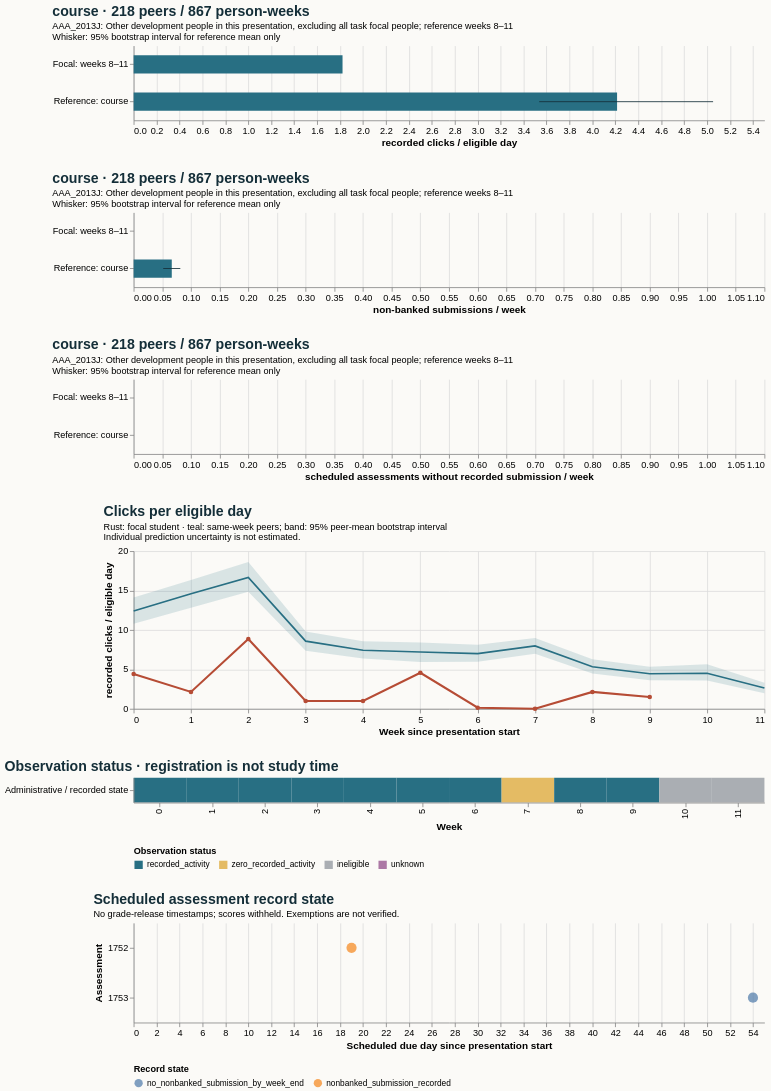

Here is the Vega-Lite specification saved for this chart:
### Vega-Lite specification from a JSON file in a GitHub repository (floating-point values rounded to 4 significant figures)
{"$schema": "https://vega.github.io/schema/vega-lite/v5.20.1.json", "config": {"axis": {"labelFontSize": 11, "titleFontSize": 12}, "background": "#fbfaf7", "font": "sans-serif", "title": {"anchor": "start", "color": "#142e38", "fontSize": 17, "subtitleFontSize": 11}, "view": {"continuousHeight": 300, "continuousWidth": 300, "stroke": null}}, "datasets": {"data-0161b79895f3c55d1539ab7d55862fba": [{"end_day": 6, "focal_value": 4.429, "peer_ci_high": 14.11, "peer_ci_low": 10.8, "peer_mean": 12.4, "peer_observations": 221, "peer_people": 221, "reference": "course", "unit": "recorded clicks / eligible day", "week": 0}, {"end_day": 13, "focal_value": 2.143, "peer_ci_high": 16.34, "peer_ci_low": 12.81, "peer_mean": 14.6, "peer_observations": 221, "peer_people": 221, "reference": "course", "unit": "recorded clicks / eligible day", "week": 1}, {"end_day": 20, "focal_value": 8.857, "peer_ci_high": 18.61, "peer_ci_low": 14.84, "peer_mean": 16.65, "peer_observations": 219, "peer_people": 219, "reference": "course", "unit": "recorded clicks / eligible day", "week": 2}, {"end_day": 27, "focal_value": 1.0, "peer_ci_high": 9.806, "peer_ci_low": 7.35, "peer_mean": 8.588, "peer_observations": 219, "peer_people": 219, "reference": "course", "unit": "recorded clicks / eligible day", "week": 3}, {"end_day": 34, "focal_value": 1.0, "peer_ci_high": 8.578, "peer_ci_low": 6.372, "peer_mean": 7.428, "peer_observations": 219, "peer_people": 219, "reference": "course", "unit": "recorded clicks / eligible day", "week": 4}, {"end_day": 41, "focal_value": 4.571, "peer_ci_high": 8.417, "peer_ci_low": 5.925, "peer_mean": 7.212, "peer_observations": 218, "peer_people": 218, "reference": "course", "unit": "recorded clicks / eligible day", "week": 5}, {"end_day": 48, "focal_value": 0.1429, "peer_ci_high": 8.14, "peer_ci_low": 5.981, "peer_mean": 7.002, "peer_observations": 218, "peer_people": 218, "reference": "course", "unit": "recorded clicks / eligible day", "week": 6}, {"end_day": 55, "focal_value": 0.0, "peer_ci_high": 8.994, "peer_ci_low": 6.971, "peer_mean": 7.978, "peer_observations": 218, "peer_people": 218, "reference": "course", "unit": "recorded clicks / eligible day", "week": 7}, {"end_day": 62, "focal_value": 2.143, "peer_ci_high": 6.298, "peer_ci_low": 4.468, "peer_mean": 5.34, "peer_observations": 218, "peer_people": 218, "reference": "course", "unit": "recorded clicks / eligible day", "week": 8}, {"end_day": 69, "focal_value": 1.5, "peer_ci_high": 5.334, "peer_ci_low": 3.608, "peer_mean": 4.446, "peer_observations": 217, "peer_people": 217, "reference": "course", "unit": "recorded clicks / eligible day", "week": 9}, {"end_day": 76, "focal_value": null, "peer_ci_high": 5.647, "peer_ci_low": 3.58, "peer_mean": 4.512, "peer_observations": 217, "peer_people": 217, "reference": "course", "unit": "recorded clicks / eligible day", "week": 10}, {"end_day": 83, "focal_value": null, "peer_ci_high": 3.295, "peer_ci_low": 1.986, "peer_mean": 2.639, "peer_observations": 215, "peer_people": 215, "reference": "course", "unit": "recorded clicks / eligible day", "week": 11}], "data-2152d33f5a70c1bb2c5dca03c4603871": [{"as_of_day": 20, "assessment_id": 1752, "course": "AAA_2013J", "due_day": 19, "person_id": 334333, "score_status": "withheld_release_time_unknown", "state": "nonbanked_submission_recorded", "week": 2}, {"as_of_day": 55, "assessment_id": 1753, "course": "AAA_2013J", "due_day": 54, "person_id": 334333, "score_status": "withheld_release_time_unknown", "state": "no_nonbanked_submission_by_week_end", "week": 7}], "data-770ce5d87c1c8bea199b2664b3a9bcb9": [{"hi": null, "lo": null, "series": "Focal: weeks 8–11", "value": 0.0}, {"hi": 0.0, "lo": 0.0, "series": "Reference: course", "value": 0.0}], "data-baef6699f21648b78d64938a6e0f6288": [{"hi": null, "lo": null, "series": "Focal: weeks 8–11", "value": 1.821}, {"hi": 5.052, "lo": 3.536, "series": "Reference: course", "value": 4.215}], "data-ccbcc4e86afc203ab0bf710db996cb02": [{"eligible_days": 7.0, "end_day": 6, "logging_completeness": "unknown", "observation_status": "recorded_activity", "row": "Administrative / recorded state", "score_status": "withheld_release_time_unknown", "start_day": 0, "value": 4.429, "week": 0}, {"eligible_days": 7.0, "end_day": 13, "logging_completeness": "unknown", "observation_status": "recorded_activity", "row": "Administrative / recorded state", "score_status": "withheld_release_time_unknown", "start_day": 7, "value": 2.143, "week": 1}, {"eligible_days": 7.0, "end_day": 20, "logging_completeness": "unknown", "observation_status": "recorded_activity", "row": "Administrative / recorded state", "score_status": "withheld_release_time_unknown", "start_day": 14, "value": 8.857, "week": 2}, {"eligible_days": 7.0, "end_day": 27, "logging_completeness": "unknown", "observation_status": "recorded_activity", "row": "Administrative / recorded state", "score_status": "withheld_release_time_unknown", "start_day": 21, "value": 1.0, "week": 3}, {"eligible_days": 7.0, "end_day": 34, "logging_completeness": "unknown", "observation_status": "recorded_activity", "row": "Administrative / recorded state", "score_status": "withheld_release_time_unknown", "start_day": 28, "value": 1.0, "week": 4}, {"eligible_days": 7.0, "end_day": 41, "logging_completeness": "unknown", "observation_status": "recorded_activity", "row": "Administrative / recorded state", "score_status": "withheld_release_time_unknown", "start_day": 35, "value": 4.571, "week": 5}, {"eligible_days": 7.0, "end_day": 48, "logging_completeness": "unknown", "observation_status": "recorded_activity", "row": "Administrative / recorded state", "score_status": "withheld_release_time_unknown", "start_day": 42, "value": 0.1429, "week": 6}, {"eligible_days": 7.0, "end_day": 55, "logging_completeness": "unknown", "observation_status": "zero_recorded_activity", "row": "Administrative / recorded state", "score_status": "withheld_release_time_unknown", "start_day": 49, "value": 0.0, "week": 7}, {"eligible_days": 7.0, "end_day": 62, "logging_completeness": "unknown", "observation_status": "recorded_activity", "row": "Administrative / recorded state", "score_status": "withheld_release_time_unknown", "start_day": 56, "value": 2.143, "week": 8}, {"eligible_days": 2.0, "end_day": 69, "logging_completeness": "unknown", "observation_status": "recorded_activity", "row": "Administrative / recorded state", "score_status": "withheld_release_time_unknown", "start_day": 63, "value": 1.5, "week": 9}, {"eligible_days": 0.0, "end_day": 76, "logging_completeness": "unknown", "observation_status": "ineligible", "row": "Administrative / recorded state", "score_status": "withheld_release_time_unknown", "start_day": 70, "value": null, "week": 10}, {"eligible_days": 0.0, "end_day": 83, "logging_completeness": "unknown", "observation_status": "ineligible", "row": "Administrative / recorded state", "score_status": "withheld_release_time_unknown", "start_day": 77, "value": null, "week": 11}], "data-f733d33dc84a4bdf57fb0d5bbcc3d6fe": [{"hi": null, "lo": null, "series": "Focal: weeks 8–11", "value": 0.0}, {"hi": 0.08142, "lo": 0.05161, "series": "Reference: course", "value": 0.06651}]}, "resolve": {"scale": {"color": "independent"}}, "spacing": 28, "vconcat": [{"data": {"name": "data-baef6699f21648b78d64938a6e0f6288"}, "height": 90, "layer": [{"encoding": {"x": {"field": "value", "scale": {"domain": [0, 5.305], "zero": true}, "title": "recorded clicks / eligible day", "type": "quantitative"}, "y": {"field": "series", "sort": null, "title": null, "type": "nominal"}}, "mark": {"color": "#286f83", "size": 22, "type": "bar"}}, {"encoding": {"x": {"field": "lo", "type": "quantitative"}, "x2": {"field": "hi"}, "y": {"field": "series", "sort": null, "title": null, "type": "nominal"}}, "mark": {"color": "#142e38", "type": "rule"}}], "title": {"subtitle": ["AAA_2013J: Other development people in this presentation, excluding all task focal people; reference weeks 8–11", "Whisker: 95% bootstrap interval for reference mean only"], "text": "course · 218 peers / 867 person-weeks"}, "width": 760}, {"data": {"name": "data-f733d33dc84a4bdf57fb0d5bbcc3d6fe"}, "height": 90, "layer": [{"encoding": {"x": {"field": "value", "scale": {"domain": [0, 1.05], "zero": true}, "title": "non-banked submissions / week", "type": "quantitative"}, "y": {"field": "series", "sort": null, "title": null, "type": "nominal"}}, "mark": {"color": "#286f83", "size": 22, "type": "bar"}}, {"encoding": {"x": {"field": "lo", "type": "quantitative"}, "x2": {"field": "hi"}, "y": {"field": "series", "sort": null, "title": null, "type": "nominal"}}, "mark": {"color": "#142e38", "type": "rule"}}], "title": {"subtitle": ["AAA_2013J: Other development people in this presentation, excluding all task focal people; reference weeks 8–11", "Whisker: 95% bootstrap interval for reference mean only"], "text": "course · 218 peers / 867 person-weeks"}, "width": 760}, {"data": {"name": "data-770ce5d87c1c8bea199b2664b3a9bcb9"}, "height": 90, "layer": [{"encoding": {"x": {"field": "value", "scale": {"domain": [0, 1.05], "zero": true}, "title": "scheduled assessments without recorded submission / week", "type": "quantitative"}, "y": {"field": "series", "sort": null, "title": null, "type": "nominal"}}, "mark": {"color": "#286f83", "size": 22, "type": "bar"}}, {"encoding": {"x": {"field": "lo", "type": "quantitative"}, "x2": {"field": "hi"}, "y": {"field": "series", "sort": null, "title": null, "type": "nominal"}}, "mark": {"color": "#142e38", "type": "rule"}}], "title": {"subtitle": ["AAA_2013J: Other development people in this presentation, excluding all task focal people; reference weeks 8–11", "Whisker: 95% bootstrap interval for reference mean only"], "text": "course · 218 peers / 867 person-weeks"}, "width": 760}, {"data": {"name": "data-0161b79895f3c55d1539ab7d55862fba"}, "height": 190, "layer": [{"encoding": {"x": {"axis": {"tickMinStep": 1}, "field": "week", "title": "Week since presentation start", "type": "quantitative"}, "y": {"field": "peer_ci_low", "scale": {"zero": true}, "title": "recorded clicks / eligible day", "type": "quantitative"}, "y2": {"field": "peer_ci_high"}}, "mark": {"color": "#286f83", "opacity": 0.16, "type": "area"}}, {"encoding": {"tooltip": [{"field": "week", "type": "quantitative"}, {"field": "peer_mean", "type": "quantitative"}, {"field": "peer_people", "type": "quantitative"}, {"field": "peer_observations", "type": "quantitative"}], "x": {"field": "week", "type": "quantitative"}, "y": {"field": "peer_mean", "type": "quantitative"}}, "mark": {"color": "#286f83", "strokeWidth": 2, "type": "line"}}, {"encoding": {"tooltip": [{"field": "week", "type": "quantitative"}, {"field": "focal_value", "type": "quantitative"}], "x": {"field": "week", "type": "quantitative"}, "y": {"field": "focal_value", "type": "quantitative"}}, "mark": {"color": "#b64c35", "point": {"color": "#b64c35"}, "strokeWidth": 2.5, "type": "line"}}], "title": {"subtitle": ["Rust: focal student · teal: same-week peers; band: 95% peer-mean bootstrap interval", "Individual prediction uncertainty is not estimated."], "text": "Clicks per eligible day"}, "width": 760}, {"data": {"name": "data-ccbcc4e86afc203ab0bf710db996cb02"}, "encoding": {"color": {"field": "observation_status", "legend": {"labelLimit": 260, "orient": "bottom"}, "scale": {"domain": ["recorded_activity", "zero_recorded_activity", "ineligible", "unknown"], "range": ["#286f83", "#e4bb64", "#aaaeb3", "#ac78a5"]}, "title": "Observation status", "type": "nominal"}, "tooltip": [{"field": "week", "type": "quantitative"}, {"field": "eligible_days", "type": "quantitative"}, {"field": "observation_status", "type": "nominal"}, {"field": "logging_completeness", "type": "nominal"}], "x": {"field": "week", "title": "Week", "type": "ordinal"}, "y": {"field": "row", "title": null, "type": "nominal"}}, "height": 30, "mark": {"type": "rect"}, "title": "Observation status · registration is not study time", "width": 760}, {"data": {"name": "data-2152d33f5a70c1bb2c5dca03c4603871"}, "encoding": {"color": {"field": "state", "legend": {"labelLimit": 400, "orient": "bottom"}, "title": "Record state", "type": "nominal"}, "tooltip": [{"field": "assessment_id", "type": "quantitative"}, {"field": "due_day", "type": "quantitative"}, {"field": "as_of_day", "type": "quantitative"}, {"field": "state", "type": "nominal"}, {"field": "score_status", "type": "nominal"}], "x": {"field": "due_day", "title": "Scheduled due day since presentation start", "type": "quantitative"}, "y": {"field": "assessment_id", "title": "Assessment", "type": "nominal"}}, "height": 120, "mark": {"filled": true, "size": 150, "type": "point"}, "title": {"subtitle": "No grade-release timestamps; scores withheld. Exemptions are not verified.", "text": "Scheduled assessment record state"}, "width": 760}]}
